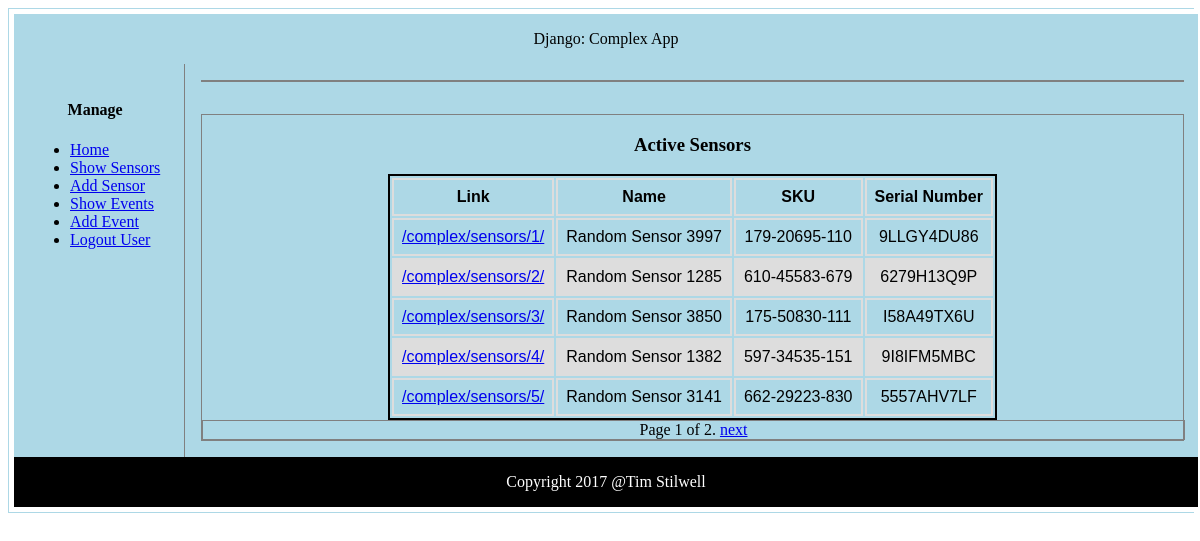
The page /complex/sensors/ (signed in) on the database its author committed.
### complex/models.py (models this page shows, shortened)
class Sensor(models.Model):
    FAHRENHEIT = 0
    CELSIUS = 1
    TEMPERATURE_UNITS = (
        (FAHRENHEIT, 'Fahrenheit'),
        (CELSIUS, 'Celsius')
    )
    PSI = 2
    ATM = 3
    PRESSURE_UNITS = (
        (PSI, 'psi'),
        (ATM, 'atm')
    )
    MILES = 4
    KILOMETERS = 5
    ALTITUDE_UNITS = (
        (MILES, 'Miles'),
        (KILOMETERS, 'Kilometers')
    )
    MILES_PER_HOUR = 6
    KILOMETERS_PER_HOUR = 7
    WINDSPEED_UNITS = (
        (MILES_PER_HOUR, 'Miles/Hour'),
        (KILOMETERS_PER_HOUR, 'Kilometers/Hour')
    )
    created_by = models.ForeignKey(User,
                                   on_delete=models.CASCADE)
    name = models.CharField(max_length=20,
                            null=False,
                            blank=False,
                            unique=False)
    sku = models.CharField(max_length=20,
                           null=False,
                           blank=False,
                           unique=False)
    serial_no = models.CharField(max_length=20,
                                 null=False,
                                 blank=False,
                                 unique=True)
    temp_units = models.SmallIntegerField(choices=TEMPERATURE_UNITS,
                                          default=CELSIUS)
    pressure_units = models.SmallIntegerField(choices=PRESSURE_UNITS,
                                              default=ATM)
    alt_units = models.SmallIntegerField(choices=ALTITUDE_UNITS,
                                         default=KILOMETERS)
    ws_units = models.SmallIntegerField(choices=WINDSPEED_UNITS,
                                         default=KILOMETERS_PER_HOUR)
    installed = models.DateField(auto_now_add=True)
    climate = models.BooleanField(default=True)
    camera = models.BooleanField(default=False)
    link = models.URLField(max_length=30,
                           null=True,
                           blank=False)
    ulink = models.URLField(max_length=30,
                            null=True,
                            blank=False)
    dlink = models.URLField(max_length=30,
                            null=True,
                            blank=False)
    class Meta:
        ordering = ['id']

### complex/views.py (the view)
class SensorListView(ListView):
    allow_empty = True
    context_object_name = 'object_list'
    form = SensorForm
    http_method_not_allowed = ['delete', 'patch', 'post', 'put']
    paginate_by = 5
    paginate_orphans = 0
    paginator_class = Paginator
    page_kwarg = 'page'
    template_name = 'complex/sensor_list.html'
    def get_queryset(self):
        return get_list_or_404(Sensor,
                               created_by=self.request.user)
        print('request attrs: {}'.format(self.request.GET))
        qs = get_list_or_404(Sensor,
                             created_by=self.request.user)
        page = self.get_paginate_by(self.request.GET.get('page'))
        return self.paginate_queryset(qs, page)

### complex/templates/complex/sensor_list.html (shortened to what this page needs)
{% extends "complex/base.html" %}
{% load static %}
{% block table %}
    <h3>Active Sensors</h3>
    {% if object_list %}
        <table id="list">
            <thead>
                <tr>
                    <th>Link</th>
                    <th>Name</th>
                    <th>SKU</th>
                    <th>Serial Number</th>
                </tr>
            </thead>
            <tbody>
            {% for sensor in object_list %}
                <tr>
                    <td><a href="{{ sensor.link }}">{{ sensor.link }}</a></td>
                    <td>{{ sensor.name }}</td>
                    <td>{{ sensor.sku }}</td>
                    <td>{{ sensor.serial_no }}</td>
                </tr>
            {% endfor %}
            </tbody>
        </table>
    {% else %}
        <p>There are no active sensors.</p>
    {% endif %}
    {% if is_paginated %}
        <div class="pagination">
            <span class="page-links">
                <span class="page-current">
                    Page {{ page_obj.number }} of {{ page_obj.paginator.num_pages }}.
                </span>
                {% if page_obj.has_next %}
                    <a href="/complex/sensors/?page={{ page_obj.next_page_number }}">next</a>
                {% endif %}
            </span>
        </div>
    {% endif %}
{% endblock %}

### complex/static/css/complex/layout.css (style rules this page uses)
div { text-align: center; width: 100%; border: 1px solid gray; }
table { text-align: right; font-family: arial, sans-serif; font-style: 10px; border: 2px solid black; padding: none; margin: 0 auto 0 auto; }
td, th { border: 2px solid #dddddd; text-align: center; padding: 8px; }
tr:nth-child(even) { background-color: #dddddd; }

### rows shown on the page
Sensor: link "/complex/sensors/1/", name "Random Sensor 3997", sku "179-20695-110", serial_no "9LLGY4DU86"
Sensor: link "/complex/sensors/2/", name "Random Sensor 1285", sku "610-45583-679", serial_no "6279H13Q9P"
Sensor: link "/complex/sensors/3/", name "Random Sensor 3850", sku "175-50830-111", serial_no "I58A49TX6U"
Sensor: link "/complex/sensors/4/", name "Random Sensor 1382", sku "597-34535-151", serial_no "9I8IFM5MBC"
Sensor: link "/complex/sensors/5/", name "Random Sensor 3141", sku "662-29223-830", serial_no "5557AHV7LF"

### other values the page prints
{{ page_obj.number }} "1"
{{ page_obj.paginator.num_pages }} "2"
